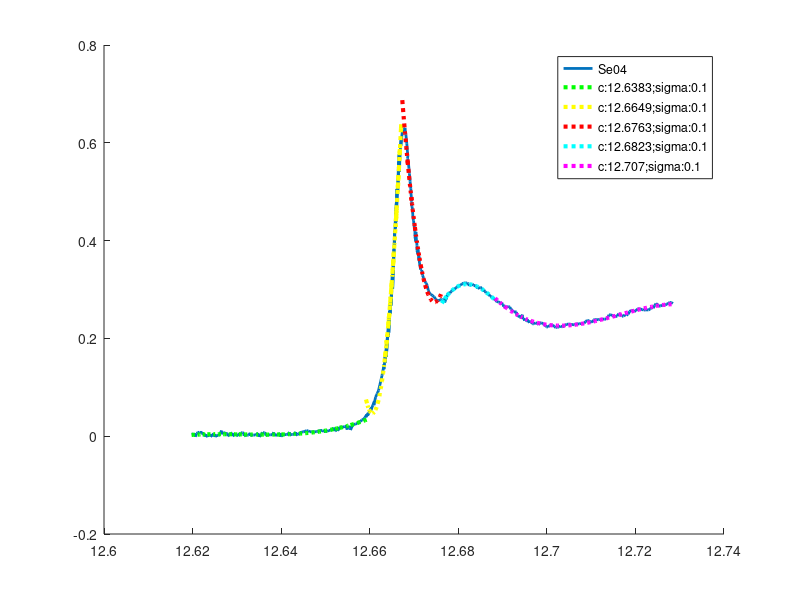

Write MATLAB code to recreate this figure.
format long
clear; clc; close all

x = csvread('SeO4.csv');

coluna1 = x(:,1);
coluna2 = x(:,2);

k = 3;

% ===============================================================================

col1_01 = x(1:140,1);
col1_01 = col1_01 - 12;

col2_01 = x(1:140,2);

c_1 = col1_01(70);
sigma_1 = 0.1;

pesos = exp(-((abs(col1_01-c_1)/sigma_1).^2));
tam_coluna1 = length(col1_01);
W = diag(pesos);
X = vander(col1_01);
X = X(:, tam_coluna1 - k : tam_coluna1);

aprox = ((X' * W * X) \ (X' * W * col2_01));

f_1 = X*aprox;

% ===============================================================================

col1_02 = x(141:230,1);
col1_02 = col1_02 - 12;


col2_02 = x(141:230,2);

c_2 = col1_02(40);
sigma_2 = 0.1;

pesos = exp(-((abs(col1_02-c_2)/sigma_2).^2));
tam_coluna1 = length(col1_02);
W = diag(pesos);
X = vander(col1_02);
X = X(:, tam_coluna1 - k : tam_coluna1);

aprox = ((X' * W * X) \ (X' * W * col2_02));

f_2 = X*aprox;

% ===============================================================================

col1_03 = x(231:290,1);
col1_03 = col1_03 - 12;

col2_03 = x(231:290,2);

c_3 = col1_03(60);
sigma_3 = 0.1;

pesos = exp(-((abs(col1_03-c_3)/sigma_3).^2));
tam_coluna1 = length(col1_03);
W = diag(pesos);
X = vander(col1_03);
X = X(:, tam_coluna1 - k : tam_coluna1);

aprox = ((X' * W * X) \ (X' * W * col2_03));

f_3 = X*aprox;

% ===============================================================================

col1_04 = x(290:330,1);
col1_04 = col1_04 - 12;


col2_04 = x(290:330,2);

c_4 = col1_04(20);
sigma_4 = 0.1;

pesos = exp(-((abs(col1_04-c_4)/sigma_4).^2));
tam_coluna1 = length(col1_04);
W = diag(pesos);
X = vander(col1_04);
X = X(:, tam_coluna1 - k : tam_coluna1);

aprox = ((X' * W * X) \ (X' * W * col2_04));

f_4 = X*aprox;

% ==============================================================================

col1_05 = x(330:450,1);
col1_05 = col1_05 - 12;


col2_05 = x(330:450,2);

c_5 = col1_05(60);
sigma_5 = 0.1;

pesos = exp(-((abs(col1_05-c_5)/sigma_4).^2));
tam_coluna1 = length(col1_05);
W = diag(pesos);
X = vander(col1_05);
X = X(:, tam_coluna1 - k : tam_coluna1);

aprox = ((X' * W * X) \ (X' * W * col2_05));

f_5 = X*aprox;

% ==============================================================================

hold on
plot(coluna1, coluna2, 'DisplayName','Se04', 'LineWidth', 2);

lgd_01 = strcat('c: ', num2str(c_1+12),"; ", "sigma: ", num2str(sigma_1));
plot(coluna1(1:140), f_1, ':g', 'LineWidth', 3, 'DisplayName',lgd_01);

lgd_02 = strcat('c: ', num2str(c_2+12),"; ", "sigma: ", num2str(sigma_2));
plot(coluna1(141:230), f_2, ':y', 'LineWidth', 3, 'DisplayName',lgd_02);

lgd_03 = strcat('c: ', num2str(c_3+12),"; ", "sigma: ", num2str(sigma_3));
plot(coluna1(231:290), f_3, ':r', 'LineWidth', 3, 'DisplayName',lgd_03);

lgd_04 = strcat('c: ', num2str(c_4+12),"; ", "sigma: ", num2str(sigma_4));
plot(coluna1(290:330), f_4, ':c', 'LineWidth', 3, 'DisplayName',lgd_04);

lgd_05 = strcat('c: ', num2str(c_5+12),"; ", "sigma: ", num2str(sigma_5));
plot(coluna1(330:450), f_5, ':m', 'LineWidth', 3, 'DisplayName',lgd_05);
hold off

lgd = legend;

hold off
